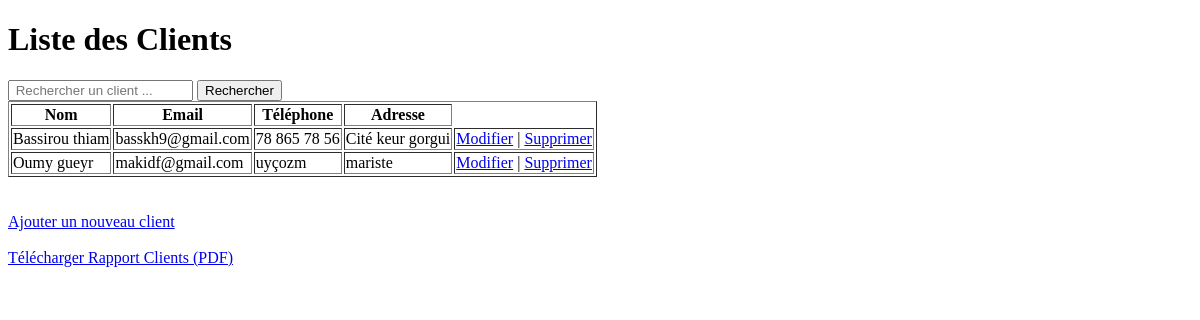
The app's page /gestion/clients/, older data.
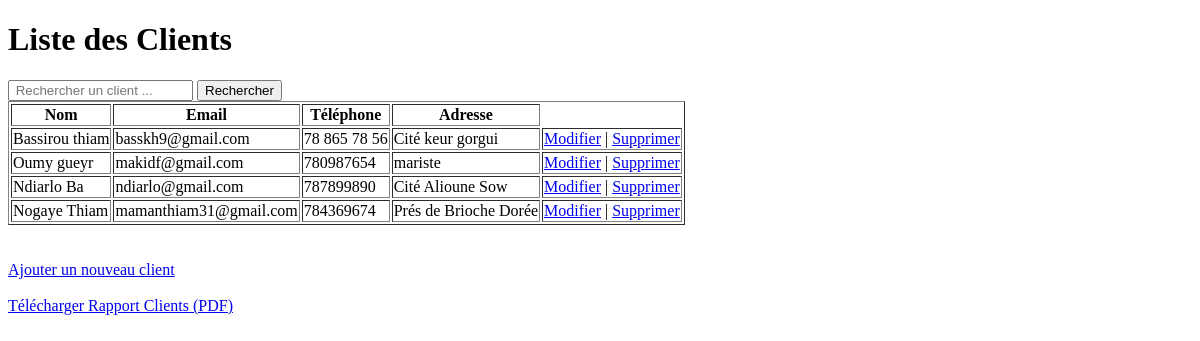
The same page, newer data.
### gestion/models.py (models this page shows, shortened)
class Client(models.Model):
    nom = models.CharField(max_length=255)
    adresse = models.TextField()
    email = models.EmailField(unique=True)
    telephone = models.CharField(max_length=15)

### gestion/views.py (the view)
# urls.py: path('clients/', views.liste_clients, name='liste_clients'),
def liste_clients(request):
    query = request.GET.get ('q')  # Recuperation de la requete de recherche
    if query:
        clients = Client.objects.filter(
            Q(nom__icontains=query) | #rechercher par nom
            Q(email__icontains=query) #rechercher par email
        )
    else:
        clients = Client.objects.all()
    return render(request, 'gestion/liste_clients.html',{'clients': clients})

### gestion/templates/gestion/liste_clients.html (shortened to what this page needs)
<!DOCTYPE html>
<html lang="en">
<head>
</head>
<body>
    <h1>Liste des Clients</h1>
    <form method= "GET" action="{% url 'liste_clients' %}">
        <input type="text" name="q" placeholder=" Rechercher un client ..."  value="{{request.GET.get}}">
        <button type= "submit">Rechercher </button>
    </form>
    <table border="1">
        <thead>
            <tr>
                <th>Nom</th>
                <th>Email</th>
                <th>Téléphone</th>
                <th>Adresse</th>
            </tr>
        </thead>
        <tbody>
            {% for client in clients %}
                <tr>
                    <td>{{ client.nom }}</td>
                    <td>{{ client.email }}</td>
                    <td>{{ client.telephone }}</td>
                    <td>{{ client.adresse }}</td>
                    <td>
                    <a href="{% url 'modifier_client' client.id %}">Modifier</a> |
                    <a href="{% url 'supprimer_client' client.id %}">Supprimer</a>
                    </td>
                </tr>
            {% endfor %}
        </tbody>
    </table>
    <br></br>
    <a href="{% url 'ajouter_client' %}">Ajouter un nouveau client</a><br></br>
    <div class="d-flex justify-content-end mb-3">
        <a href="{% url 'rapport_clients_pdf' %}" class="btn btn-primary">
            Télécharger Rapport Clients (PDF)
        </a>
    </div>
</body>
</html>

Row changes from the older to the newer data that the page shows:
changed Client "Oumy gueyr": telephone "uyçozm" → "780987654"
added Client: nom "Ndiarlo Ba", email "ndiarlo@gmail.com", telephone "787899890", adresse "Cité Alioune Sow"
added Client: nom "Nogaye Thiam", email "mamanthiam31@gmail.com", telephone "784369674", adresse "Prés de Brioche Dorée"
